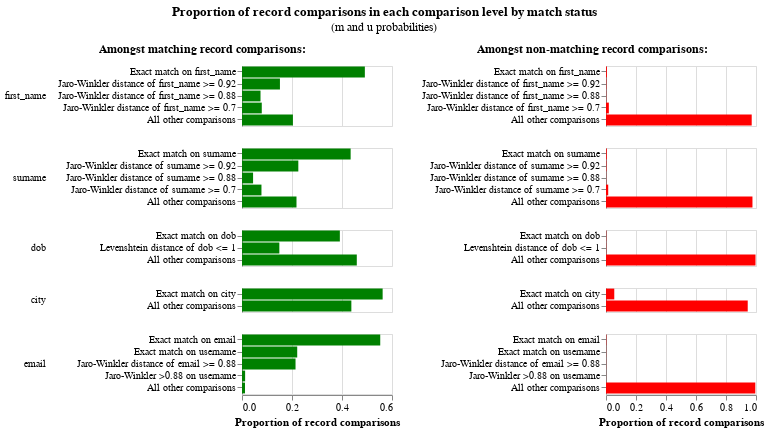

This figure's notebook cell:
### Markdown cell above
- The match weights chart shows results of a trained Splink model
- Each comparison is represented in a bar chart - eahc bar shows evidence for two records being a match for each comparison level
- The first bar is our prior - bayesian prior - represents our belief that two random records will be a match

Things to focus on:

Match weights should gradually reduce within a comparison:
- Comparison levels are order-dependent - so the most similar levels come first and the levels get gradually less similar
- So we would expect that the match weight will reduce as we move down the levels

We might want to combine comparison levels that are very similar
- Comparisons are broken up into levels to show different levels of similarity
- Because of this, we expect the amount of evidence (match weight) to vary between comparison levels
- Two levels with the same match weight do not provide the model with any additional information, so we should combine very similar levels into a similar level

We might want to simplify a model that has a number of highly predictive features
- Where we have a large variation between comparison levels, it indicates that we have a highly predictive feature (consider the difference between and exact match on email and all other comparisons on email)
- If we have a lot of highly predictive features, we might consider simplifying the model using the more predictive features

Logically walk through each comparison level
- Check the amount of evidence (match weight) that has been allocated by the model for each comparison level
- Logically consider each level and how much evidence matches give us - do they make sense knowing our data

### Code cell
#m and u values
linker.visualisations.m_u_parameters_chart()

### Figure 1 — Vega-Lite specification as saved in the notebook (floating-point values rounded to 4 significant figures)
{"config": {"view": {"continuousWidth": 300, "continuousHeight": 300, "discreteHeight": 300, "discreteWidth": 400}, "header": {"title": null}, "title": {"anchor": "middle", "offset": 10}}, "hconcat": [{"mark": "bar", "encoding": {"color": {"value": "green"}, "row": {"field": "comparison_name", "header": {"labelAlign": "left", "labelAnchor": "middle", "labelAngle": 0}, "sort": {"field": "comparison_sort_order"}, "type": "nominal"}, "tooltip": [{"field": "comparison_name", "title": "Comparison name", "type": "nominal"}, {"field": "label_for_charts", "title": "Label", "type": "ordinal"}, {"field": "sql_condition", "title": "SQL condition", "type": "nominal"}, {"field": "m_probability", "format": ".10~g", "title": "M probability", "type": "quantitative"}, {"field": "u_probability", "format": ".10~g", "title": "U probability", "type": "quantitative"}, {"field": "bayes_factor", "format": ",.6f", "title": "Bayes factor = m/u", "type": "quantitative"}, {"field": "log2_bayes_factor", "format": ".4~g", "title": "Match weight = log2(m/u)", "type": "quantitative"}, {"field": "bayes_factor_description", "title": "Match weight description", "type": "nominal"}, {"field": "m_probability_description", "title": "m probability description", "type": "nominal"}, {"field": "u_probability_description", "title": "u probability description", "type": "nominal"}], "x": {"axis": {"title": "Proportion of record comparisons"}, "field": "m_probability", "type": "quantitative"}, "y": {"axis": {"title": null}, "field": "label_for_charts", "sort": {"field": "comparison_vector_value", "order": "descending"}, "type": "nominal"}}, "height": {"step": 12}, "resolve": {"scale": {"y": "independent"}}, "title": {"text": "Amongst matching record comparisons:", "fontSize": 12, "fontWeight": "bold"}, "transform": [{"filter": "(datum.bayes_factor != 'no-op filter due to vega lite issue 4680')"}], "width": 150}, {"mark": "bar", "encoding": {"color": {"value": "red"}, "row": {"field": "comparison_name", "header": {"labels": false}, "sort": {"field": "comparison_sort_order"}, "type": "nominal"}, "tooltip": [{"field": "comparison_name", "title": "Comparison name", "type": "nominal"}, {"field": "label_for_charts", "title": "Label", "type": "ordinal"}, {"field": "sql_condition", "title": "SQL condition", "type": "nominal"}, {"field": "m_probability", "format": ".10~g", "title": "M probability", "type": "quantitative"}, {"field": "u_probability", "format": ".10~g", "title": "U probability", "type": "quantitative"}, {"field": "bayes_factor", "format": ",.6f", "title": "Bayes factor = m/u", "type": "quantitative"}, {"field": "log2_bayes_factor", "format": ".4~g", "title": "Match weight = log2(m/u)", "type": "quantitative"}, {"field": "bayes_factor_description", "title": "Match weight description", "type": "nominal"}, {"field": "m_probability_description", "title": "m probability description", "type": "nominal"}, {"field": "u_probability_description", "title": "u probability description", "type": "nominal"}], "x": {"axis": {"title": "Proportion of record comparisons"}, "field": "u_probability", "type": "quantitative"}, "y": {"axis": {"title": null}, "field": "label_for_charts", "sort": {"field": "comparison_vector_value", "order": "descending"}, "type": "nominal"}}, "height": {"step": 12}, "resolve": {"scale": {"y": "independent"}}, "title": {"text": "Amongst non-matching record comparisons:", "fontSize": 12, "fontWeight": "bold"}, "transform": [{"filter": "(datum.bayes_factor != 'no-op filter2 due to vega lite issue 4680')"}], "width": 150}], "data": {"name": "data-f98e22cbecc4a58982b7ea0d2c50386c"}, "title": {"text": "Proportion of record comparisons in each comparison level by match status", "subtitle": "(m and u probabilities)"}, "$schema": "https://vega.github.io/schema/vega-lite/v5.9.3.json", "datasets": {"data-f98e22cbecc4a58982b7ea0d2c50386c": [{"comparison_name": "first_name", "sql_condition": "\"first_name_l\" = \"first_name_r\"", "label_for_charts": "Exact match on first_name", "m_probability": 0.4914, "u_probability": 0.005794, "m_probability_description": "Amongst matching record comparisons, 49.14% of records (i.e. one in 2.035) are in the exact match on first_name comparison level", "u_probability_description": "Amongst non-matching record comparisons, 0.5794% of records (i.e. one in 173) are in the exact match on first_name comparison level", "has_tf_adjustments": true, "tf_adjustment_column": "first_name", "tf_adjustment_weight": 1.0, "is_null_level": false, "bayes_factor": 84.82, "log2_bayes_factor": 6.406, "comparison_vector_value": 4, "max_comparison_vector_value": 4, "bayes_factor_description": "If comparison level is `exact match on first_name` then comparison is 84.82 times more likely to be a match", "probability_two_random_records_match": 0.00298, "comparison_sort_order": 0}, {"comparison_name": "first_name", "sql_condition": "jaro_winkler_similarity(\"first_name_l\", \"first_name_r\") >= 0.92", "label_for_charts": "Jaro-Winkler distance of first_name >= 0.92", "m_probability": 0.1518, "u_probability": 0.002343, "m_probability_description": "Amongst matching record comparisons, 15.18% of records (i.e. one in 6.589) are in the jaro-winkler distance of first_name >= 0.92 comparison level", "u_probability_description": "Amongst non-matching record comparisons, 0.2343% of records (i.e. one in 427) are in the jaro-winkler distance of first_name >= 0.92 comparison level", "has_tf_adjustments": false, "tf_adjustment_column": null, "tf_adjustment_weight": 1.0, "is_null_level": false, "bayes_factor": 64.77, "log2_bayes_factor": 6.017, "comparison_vector_value": 3, "max_comparison_vector_value": 4, "bayes_factor_description": "If comparison level is `jaro-winkler distance of first_name >= 0.92` then comparison is 64.77 times more likely to be a match", "probability_two_random_records_match": 0.00298, "comparison_sort_order": 0}, {"comparison_name": "first_name", "sql_condition": "jaro_winkler_similarity(\"first_name_l\", \"first_name_r\") >= 0.88", "label_for_charts": "Jaro-Winkler distance of first_name >= 0.88", "m_probability": 0.07406, "u_probability": 0.001548, "m_probability_description": "Amongst matching record comparisons, 7.406% of records (i.e. one in 13.5) are in the jaro-winkler distance of first_name >= 0.88 comparison level", "u_probability_description": "Amongst non-matching record comparisons, 0.1548% of records (i.e. one in 646) are in the jaro-winkler distance of first_name >= 0.88 comparison level", "has_tf_adjustments": false, "tf_adjustment_column": null, "tf_adjustment_weight": 1.0, "is_null_level": false, "bayes_factor": 47.83, "log2_bayes_factor": 5.58, "comparison_vector_value": 2, "max_comparison_vector_value": 4, "bayes_factor_description": "If comparison level is `jaro-winkler distance of first_name >= 0.88` then comparison is 47.83 times more likely to be a match", "probability_two_random_records_match": 0.00298, "comparison_sort_order": 0}, {"comparison_name": "first_name", "sql_condition": "jaro_winkler_similarity(\"first_name_l\", \"first_name_r\") >= 0.7", "label_for_charts": "Jaro-Winkler distance of first_name >= 0.7", "m_probability": 0.07909, "u_probability": 0.01893, "m_probability_description": "Amongst matching record comparisons, 7.909% of records (i.e. one in 12.64) are in the jaro-winkler distance of first_name >= 0.7 comparison level", "u_probability_description": "Amongst non-matching record comparisons, 1.893% of records (i.e. one in 52.81) are in the jaro-winkler distance of first_name >= 0.7 comparison level", "has_tf_adjustments": false, "tf_adjustment_column": null, "tf_adjustment_weight": 1.0, "is_null_level": false, "bayes_factor": 4.177, "log2_bayes_factor": 2.062, "comparison_vector_value": 1, "max_comparison_vector_value": 4, "bayes_factor_description": "If comparison level is `jaro-winkler distance of first_name >= 0.7` then comparison is 4.177 times more likely to be a match", "probability_two_random_records_match": 0.00298, "comparison_sort_order": 0}, {"comparison_name": "first_name", "sql_condition": "ELSE", "label_for_charts": "All other comparisons", "m_probability": 0.2037, "u_probability": 0.9714, "m_probability_description": "Amongst matching record comparisons, 20.37% of records (i.e. one in 4.91) are in the all other comparisons comparison level", "u_probability_description": "Amongst non-matching record comparisons, 97.14% of records (i.e. one in 1.029) are in the all other comparisons comparison level", "has_tf_adjustments": false, "tf_adjustment_column": null, "tf_adjustment_weight": 1.0, "is_null_level": false, "bayes_factor": 0.2097, "log2_bayes_factor": -2.254, "comparison_vector_value": 0, "max_comparison_vector_value": 4, "bayes_factor_description": "If comparison level is `all other comparisons` then comparison is 4.769 times less likely to be a match", "probability_two_random_records_match": 0.00298, "comparison_sort_order": 0}, {"comparison_name": "surname", "sql_condition": "\"surname_l\" = \"surname_r\"", "label_for_charts": "Exact match on surname", "m_probability": 0.4346, "u_probability": 0.00489, "m_probability_description": "Amongst matching record comparisons, 43.46% of records (i.e. one in 2.301) are in the exact match on surname comparison level", "u_probability_description": "Amongst non-matching record comparisons, 0.489% of records (i.e. one in 204) are in the exact match on surname comparison level", "has_tf_adjustments": true, "tf_adjustment_column": "surname", "tf_adjustment_weight": 1.0, "is_null_level": false, "bayes_factor": 88.87, "log2_bayes_factor": 6.474, "comparison_vector_value": 4, "max_comparison_vector_value": 4, "bayes_factor_description": "If comparison level is `exact match on surname` then comparison is 88.87 times more likely to be a match", "probability_two_random_records_match": 0.00298, "comparison_sort_order": 1}, {"comparison_name": "surname", "sql_condition": "jaro_winkler_similarity(\"surname_l\", \"surname_r\") >= 0.92", "label_for_charts": "Jaro-Winkler distance of surname >= 0.92", "m_probability": 0.2253, "u_probability": 0.002839, "m_probability_description": "Amongst matching record comparisons, 22.53% of records (i.e. one in 4.439) are in the jaro-winkler distance of surname >= 0.92 comparison level", "u_probability_description": "Amongst non-matching record comparisons, 0.2839% of records (i.e. one in 352) are in the jaro-winkler distance of surname >= 0.92 comparison level", "has_tf_adjustments": false, "tf_adjustment_column": null, "tf_adjustment_weight": 1.0, "is_null_level": false, "bayes_factor": 79.35, "log2_bayes_factor": 6.31, "comparison_vector_value": 3, "max_comparison_vector_value": 4, "bayes_factor_description": "If comparison level is `jaro-winkler distance of surname >= 0.92` then comparison is 79.35 times more likely to be a match", "probability_two_random_records_match": 0.00298, "comparison_sort_order": 1}, {"comparison_name": "surname", "sql_condition": "jaro_winkler_similarity(\"surname_l\", \"surname_r\") >= 0.88", "label_for_charts": "Jaro-Winkler distance of surname >= 0.88", "m_probability": 0.04432, "u_probability": 0.001131, "m_probability_description": "Amongst matching record comparisons, 4.432% of records (i.e. one in 22.56) are in the jaro-winkler distance of surname >= 0.88 comparison level", "u_probability_description": "Amongst non-matching record comparisons, 0.1131% of records (i.e. one in 884) are in the jaro-winkler distance of surname >= 0.88 comparison level", "has_tf_adjustments": false, "tf_adjustment_column": null, "tf_adjustment_weight": 1.0, "is_null_level": false, "bayes_factor": 39.17, "log2_bayes_factor": 5.292, "comparison_vector_value": 2, "max_comparison_vector_value": 4, "bayes_factor_description": "If comparison level is `jaro-winkler distance of surname >= 0.88` then comparison is 39.17 times more likely to be a match", "probability_two_random_records_match": 0.00298, "comparison_sort_order": 1}, {"comparison_name": "surname", "sql_condition": "jaro_winkler_similarity(\"surname_l\", \"surname_r\") >= 0.7", "label_for_charts": "Jaro-Winkler distance of surname >= 0.7", "m_probability": 0.07784, "u_probability": 0.01473, "m_probability_description": "Amongst matching record comparisons, 7.784% of records (i.e. one in 12.85) are in the jaro-winkler distance of surname >= 0.7 comparison level", "u_probability_description": "Amongst non-matching record comparisons, 1.473% of records (i.e. one in 67.89) are in the jaro-winkler distance of surname >= 0.7 comparison level", "has_tf_adjustments": false, "tf_adjustment_column": null, "tf_adjustment_weight": 1.0, "is_null_level": false, "bayes_factor": 5.285, "log2_bayes_factor": 2.402, "comparison_vector_value": 1, "max_comparison_vector_value": 4, "bayes_factor_description": "If comparison level is `jaro-winkler distance of surname >= 0.7` then comparison is 5.285 times more likely to be a match", "probability_two_random_records_match": 0.00298, "comparison_sort_order": 1}, {"comparison_name": "surname", "sql_condition": "ELSE", "label_for_charts": "All other comparisons", "m_probability": 0.218, "u_probability": 0.9764, "m_probability_description": "Amongst matching record comparisons, 21.8% of records (i.e. one in 4.588) are in the all other comparisons comparison level", "u_probability_description": "Amongst non-matching record comparisons, 97.64% of records (i.e. one in 1.024) are in the all other comparisons comparison level", "has_tf_adjustments": false, "tf_adjustment_column": null, "tf_adjustment_weight": 1.0, "is_null_level": false, "bayes_factor": 0.2232, "log2_bayes_factor": -2.163, "comparison_vector_value": 0, "max_comparison_vector_value": 4, "bayes_factor_description": "If comparison level is `all other comparisons` then comparison is 4.48 times less likely to be a match", "probability_two_random_records_match": 0.00298, "comparison_sort_order": 1}, {"comparison_name": "dob", "sql_condition": "\"dob_l\" = \"dob_r\"", "label_for_charts": "Exact match on dob", "m_probability": 0.3914, "u_probability": 0.001748, "m_probability_description": "Amongst matching record comparisons, 39.14% of records (i.e. one in 2.555) are in the exact match on dob comparison level", "u_probability_description": "Amongst non-matching record comparisons, 0.1748% of records (i.e. one in 572) are in the exact match on dob comparison level", "has_tf_adjustments": false, "tf_adjustment_column": null, "tf_adjustment_weight": 1.0, "is_null_level": false, "bayes_factor": 224.0, "log2_bayes_factor": 7.807, "comparison_vector_value": 2, "max_comparison_vector_value": 2, "bayes_factor_description": "If comparison level is `exact match on dob` then comparison is 224 times more likely to be a match", "probability_two_random_records_match": 0.00298, "comparison_sort_order": 2}, {"comparison_name": "dob", "sql_condition": "levenshtein(\"dob_l\", \"dob_r\") <= 1", "label_for_charts": "Levenshtein distance of dob <= 1", "m_probability": 0.1494, "u_probability": 0.001602, "m_probability_description": "Amongst matching record comparisons, 14.94% of records (i.e. one in 6.694) are in the levenshtein distance of dob <= 1 comparison level", "u_probability_description": "Amongst non-matching record comparisons, 0.1602% of records (i.e. one in 624) are in the levenshtein distance of dob <= 1 comparison level", "has_tf_adjustments": false, "tf_adjustment_column": null, "tf_adjustment_weight": 1.0, "is_null_level": false, "bayes_factor": 93.27, "log2_bayes_factor": 6.543, "comparison_vector_value": 1, "max_comparison_vector_value": 2, "bayes_factor_description": "If comparison level is `levenshtein distance of dob <= 1` then comparison is 93.27 times more likely to be a match", "probability_two_random_records_match": 0.00298, "comparison_sort_order": 2}, {"comparison_name": "dob", "sql_condition": "ELSE", "label_for_charts": "All other comparisons", "m_probability": 0.4592, "u_probability": 0.9967, "m_probability_description": "Amongst matching record comparisons, 45.92% of records (i.e. one in 2.178) are in the all other comparisons comparison level", "u_probability_description": "Amongst non-matching record comparisons, 99.67% of records (i.e. one in 1.003) are in the all other comparisons comparison level", "has_tf_adjustments": false, "tf_adjustment_column": null, "tf_adjustment_weight": 1.0, "is_null_level": false, "bayes_factor": 0.4607, "log2_bayes_factor": -1.118, "comparison_vector_value": 0, "max_comparison_vector_value": 2, "bayes_factor_description": "If comparison level is `all other comparisons` then comparison is 2.17 times less likely to be a match", "probability_two_random_records_match": 0.00298, "comparison_sort_order": 2}, {"comparison_name": "city", "sql_condition": "\"city_l\" = \"city_r\"", "label_for_charts": "Exact match on city", "m_probability": 0.5626, "u_probability": 0.05515, "m_probability_description": "Amongst matching record comparisons, 56.26% of records (i.e. one in 1.778) are in the exact match on city comparison level", "u_probability_description": "Amongst non-matching record comparisons, 5.515% of records (i.e. one in 18.13) are in the exact match on city comparison level", "has_tf_adjustments": true, "tf_adjustment_column": "city", "tf_adjustment_weight": 1.0, "is_null_level": false, "bayes_factor": 10.2, "log2_bayes_factor": 3.351, "comparison_vector_value": 1, "max_comparison_vector_value": 1, "bayes_factor_description": "If comparison level is `exact match on city` then comparison is 10.2 times more likely to be a match", "probability_two_random_records_match": 0.00298, "comparison_sort_order": 3}, {"comparison_name": "city", "sql_condition": "ELSE", "label_for_charts": "All other comparisons", "m_probability": 0.4374, "u_probability": 0.9449, "m_probability_description": "Amongst matching record comparisons, 43.74% of records (i.e. one in 2.286) are in the all other comparisons comparison level", "u_probability_description": "Amongst non-matching record comparisons, 94.49% of records (i.e. one in 1.058) are in the all other comparisons comparison level", "has_tf_adjustments": false, "tf_adjustment_column": null, "tf_adjustment_weight": 1.0, "is_null_level": false, "bayes_factor": 0.463, "log2_bayes_factor": -1.111, "comparison_vector_value": 0, "max_comparison_vector_value": 1, "bayes_factor_description": "If comparison level is `all other comparisons` then comparison is 2.16 times less likely to be a match", "probability_two_random_records_match": 0.00298, "comparison_sort_order": 3}, {"comparison_name": "email", "sql_condition": "\"email_l\" = \"email_r\"", "label_for_charts": "Exact match on email", "m_probability": 0.553, "u_probability": 0.002194, "m_probability_description": "Amongst matching record comparisons, 55.3% of records (i.e. one in 1.808) are in the exact match on email comparison level", "u_probability_description": "Amongst non-matching record comparisons, 0.2194% of records (i.e. one in 456) are in the exact match on email comparison level", "has_tf_adjustments": true, "tf_adjustment_column": "email", "tf_adjustment_weight": 1.0, "is_null_level": false, "bayes_factor": 252.1, "log2_bayes_factor": 7.978, "comparison_vector_value": 4, "max_comparison_vector_value": 4, "bayes_factor_description": "If comparison level is `exact match on email` then comparison is 252 times more likely to be a match", "probability_two_random_records_match": 0.00298, "comparison_sort_order": 4}, {"comparison_name": "email", "sql_condition": "NULLIF(regexp_extract(\"email_l\", '^[^@]+', 0), '') = NULLIF(regexp_extract(\"email_r\", '^[^@]+', 0), '')", "label_for_charts": "Exact match on username", "m_probability": 0.2209, "u_probability": 0.001039, "m_probability_description": "Amongst matching record comparisons, 22.09% of records (i.e. one in 4.527) are in the exact match on username comparison level", "u_probability_description": "Amongst non-matching record comparisons, 0.1039% of records (i.e. one in 962) are in the exact match on username comparison level", "has_tf_adjustments": false, "tf_adjustment_column": null, "tf_adjustment_weight": 1.0, "is_null_level": false, "bayes_factor": 212.6, "log2_bayes_factor": 7.732, "comparison_vector_value": 3, "max_comparison_vector_value": 4, "bayes_factor_description": "If comparison level is `exact match on username` then comparison is 213 times more likely to be a match", "probability_two_random_records_match": 0.00298, "comparison_sort_order": 4}, {"comparison_name": "email", "sql_condition": "jaro_winkler_similarity(\"email_l\", \"email_r\") >= 0.88", "label_for_charts": "Jaro-Winkler distance of email >= 0.88", "m_probability": 0.2141, "u_probability": 0.0009136, "m_probability_description": "Amongst matching record comparisons, 21.41% of records (i.e. one in 4.67) are in the jaro-winkler distance of email >= 0.88 comparison level", "u_probability_description": "Amongst non-matching record comparisons, 0.09136% of records (i.e. one in 1,095) are in the jaro-winkler distance of email >= 0.88 comparison level", "has_tf_adjustments": false, "tf_adjustment_column": null, "tf_adjustment_weight": 1.0, "is_null_level": false, "bayes_factor": 234.4, "log2_bayes_factor": 7.873, "comparison_vector_value": 2, "max_comparison_vector_value": 4, "bayes_factor_description": "If comparison level is `jaro-winkler distance of email >= 0.88` then comparison is 234 times more likely to be a match", "probability_two_random_records_match": 0.00298, "comparison_sort_order": 4}, {"comparison_name": "email", "sql_condition": "jaro_winkler_similarity(NULLIF(regexp_extract(\"email_l\", '^[^@]+', 0), ''), NULLIF(regexp_extract(\"email_r\", '^[^@]+', 0), '')) >= 0.88", "label_for_charts": "Jaro-Winkler >0.88 on username", "m_probability": 0.0125, "u_probability": 0.0005018, "m_probability_description": "Amongst matching record comparisons, 1.25% of records (i.e. one in 80) are in the jaro-winkler >0.88 on username comparison level", "u_probability_description": "Amongst non-matching record comparisons, 0.05018% of records (i.e. one in 1,993) are in the jaro-winkler >0.88 on username comparison level", "has_tf_adjustments": false, "tf_adjustment_column": null, "tf_adjustment_weight": 1.0, "is_null_level": false, "bayes_factor": 24.91, "log2_bayes_factor": 4.639, "comparison_vector_value": 1, "max_comparison_vector_value": 4, "bayes_factor_description": "If comparison level is `jaro-winkler >0.88 on username` then comparison is 24.91 times more likely to be a match", "probability_two_random_records_match": 0.00298, "comparison_sort_order": 4}, {"comparison_name": "email", "sql_condition": "ELSE", "label_for_charts": "All other comparisons", "m_probability": 0.01203, "u_probability": 0.9954, "m_probability_description": "Amongst matching record comparisons, 1.203% of records (i.e. one in 83.13) are in the all other comparisons comparison level", "u_probability_description": "Amongst non-matching record comparisons, 99.54% of records (i.e. one in 1.005) are in the all other comparisons comparison level", "has_tf_adjustments": false, "tf_adjustment_column": null, "tf_adjustment_weight": 1.0, "is_null_level": false, "bayes_factor": 0.01209, "log2_bayes_factor": -6.371, "comparison_vector_value": 0, "max_comparison_vector_value": 4, "bayes_factor_description": "If comparison level is `all other comparisons` then comparison is 82.74 times less likely to be a match", "probability_two_random_records_match": 0.00298, "comparison_sort_order": 4}]}}
